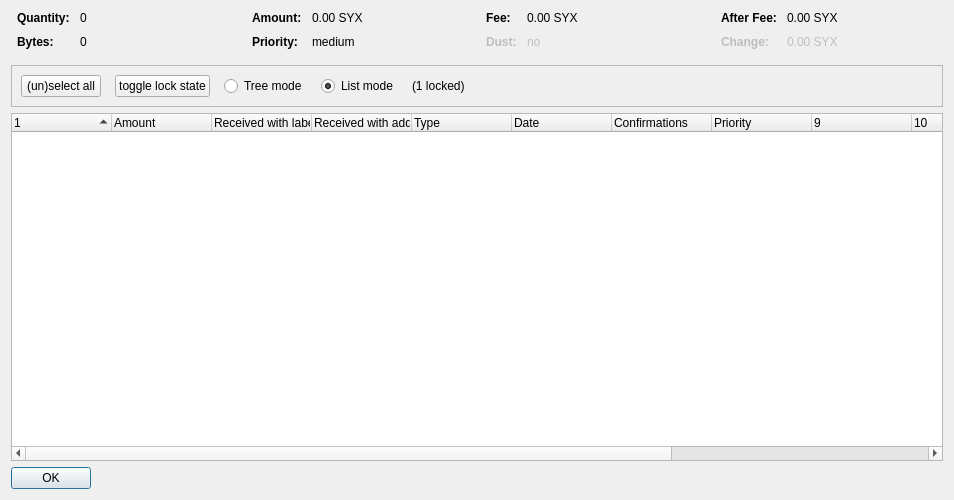
<?xml version="1.0" encoding="UTF-8"?>
<ui version="4.0">
 <class>CoinControlDialog</class>
 <widget class="QDialog" name="CoinControlDialog">
  <property name="geometry">
   <rect>
    <x>0</x>
    <y>0</y>
    <width>954</width>
    <height>500</height>
   </rect>
  </property>
  <property name="windowTitle">
   <string>Coin Selection</string>
  </property>
  <layout class="QVBoxLayout" name="verticalLayout">
   <item>
    <layout class="QHBoxLayout" name="horizontalLayoutTop" stretch="0,0,0,0">
     <property name="topMargin">
      <number>0</number>
     </property>
     <property name="bottomMargin">
      <number>10</number>
     </property>
     <item>
      <layout class="QFormLayout" name="formLayoutCoinControl1">
       <property name="horizontalSpacing">
        <number>10</number>
       </property>
       <property name="verticalSpacing">
        <number>10</number>
       </property>
       <property name="leftMargin">
        <number>6</number>
       </property>
       <property name="rightMargin">
        <number>6</number>
       </property>
       <item row="0" column="0">
        <widget class="QLabel" name="labelCoinControlQuantityText">
         <property name="font">
          <font>
           <weight>75</weight>
           <bold>true</bold>
          </font>
         </property>
         <property name="text">
          <string>Quantity:</string>
         </property>
        </widget>
       </item>
       <item row="0" column="1">
        <widget class="QLabel" name="labelCoinControlQuantity">
         <property name="cursor">
          <cursorShape>IBeamCursor</cursorShape>
         </property>
         <property name="contextMenuPolicy">
          <enum>Qt::ActionsContextMenu</enum>
         </property>
         <property name="text">
          <string notr="true">0</string>
         </property>
         <property name="textInteractionFlags">
          <set>Qt::LinksAccessibleByMouse|Qt::TextSelectableByKeyboard|Qt::TextSelectableByMouse</set>
         </property>
        </widget>
       </item>
       <item row="1" column="0">
        <widget class="QLabel" name="labelCoinControlBytesText">
         <property name="font">
          <font>
           <weight>75</weight>
           <bold>true</bold>
          </font>
         </property>
         <property name="text">
          <string>Bytes:</string>
         </property>
        </widget>
       </item>
       <item row="1" column="1">
        <widget class="QLabel" name="labelCoinControlBytes">
         <property name="cursor">
          <cursorShape>IBeamCursor</cursorShape>
         </property>
         <property name="contextMenuPolicy">
          <enum>Qt::ActionsContextMenu</enum>
         </property>
         <property name="text">
          <string notr="true">0</string>
         </property>
         <property name="textInteractionFlags">
          <set>Qt::LinksAccessibleByMouse|Qt::TextSelectableByKeyboard|Qt::TextSelectableByMouse</set>
         </property>
        </widget>
       </item>
      </layout>
     </item>
     <item>
      <layout class="QFormLayout" name="formLayoutCoinControl2">
       <property name="horizontalSpacing">
        <number>10</number>
       </property>
       <property name="verticalSpacing">
        <number>10</number>
       </property>
       <property name="leftMargin">
        <number>6</number>
       </property>
       <property name="rightMargin">
        <number>6</number>
       </property>
       <item row="0" column="0">
        <widget class="QLabel" name="labelCoinControlAmountText">
         <property name="font">
          <font>
           <weight>75</weight>
           <bold>true</bold>
          </font>
         </property>
         <property name="text">
          <string>Amount:</string>
         </property>
        </widget>
       </item>
       <item row="0" column="1">
        <widget class="QLabel" name="labelCoinControlAmount">
         <property name="cursor">
          <cursorShape>IBeamCursor</cursorShape>
         </property>
         <property name="contextMenuPolicy">
          <enum>Qt::ActionsContextMenu</enum>
         </property>
         <property name="text">
          <string notr="true">0.00 SYX</string>
         </property>
         <property name="textInteractionFlags">
          <set>Qt::LinksAccessibleByMouse|Qt::TextSelectableByKeyboard|Qt::TextSelectableByMouse</set>
         </property>
        </widget>
       </item>
       <item row="1" column="0">
        <widget class="QLabel" name="labelCoinControlPriorityText">
         <property name="font">
          <font>
           <weight>75</weight>
           <bold>true</bold>
          </font>
         </property>
         <property name="text">
          <string>Priority:</string>
         </property>
        </widget>
       </item>
       <item row="1" column="1">
        <widget class="QLabel" name="labelCoinControlPriority">
         <property name="cursor">
          <cursorShape>IBeamCursor</cursorShape>
         </property>
         <property name="contextMenuPolicy">
          <enum>Qt::ActionsContextMenu</enum>
         </property>
         <property name="text">
          <string>medium</string>
         </property>
         <property name="textInteractionFlags">
          <set>Qt::LinksAccessibleByMouse|Qt::TextSelectableByKeyboard|Qt::TextSelectableByMouse</set>
         </property>
        </widget>
       </item>
      </layout>
     </item>
     <item>
      <layout class="QFormLayout" name="formLayoutCoinControl3">
       <property name="horizontalSpacing">
        <number>10</number>
       </property>
       <property name="verticalSpacing">
        <number>10</number>
       </property>
       <property name="leftMargin">
        <number>6</number>
       </property>
       <property name="rightMargin">
        <number>6</number>
       </property>
       <item row="0" column="0">
        <widget class="QLabel" name="labelCoinControlFeeText">
         <property name="font">
          <font>
           <weight>75</weight>
           <bold>true</bold>
          </font>
         </property>
         <property name="text">
          <string>Fee:</string>
         </property>
        </widget>
       </item>
       <item row="0" column="1">
        <widget class="QLabel" name="labelCoinControlFee">
         <property name="cursor">
          <cursorShape>IBeamCursor</cursorShape>
         </property>
         <property name="contextMenuPolicy">
          <enum>Qt::ActionsContextMenu</enum>
         </property>
         <property name="text">
          <string notr="true">0.00 SYX</string>
         </property>
         <property name="textInteractionFlags">
          <set>Qt::LinksAccessibleByMouse|Qt::TextSelectableByKeyboard|Qt::TextSelectableByMouse</set>
         </property>
        </widget>
       </item>
       <item row="1" column="0">
        <widget class="QLabel" name="labelCoinControlLowOutputText">
         <property name="enabled">
          <bool>false</bool>
         </property>
         <property name="font">
          <font>
           <weight>75</weight>
           <bold>true</bold>
          </font>
         </property>
         <property name="text">
          <string>Dust:</string>
         </property>
        </widget>
       </item>
       <item row="1" column="1">
        <widget class="QLabel" name="labelCoinControlLowOutput">
         <property name="enabled">
          <bool>false</bool>
         </property>
         <property name="cursor">
          <cursorShape>IBeamCursor</cursorShape>
         </property>
         <property name="contextMenuPolicy">
          <enum>Qt::ActionsContextMenu</enum>
         </property>
         <property name="text">
          <string>no</string>
         </property>
         <property name="textInteractionFlags">
          <set>Qt::LinksAccessibleByMouse|Qt::TextSelectableByKeyboard|Qt::TextSelectableByMouse</set>
         </property>
        </widget>
       </item>
      </layout>
     </item>
     <item>
      <layout class="QFormLayout" name="formLayoutCoinControl4">
       <property name="horizontalSpacing">
        <number>10</number>
       </property>
       <property name="verticalSpacing">
        <number>10</number>
       </property>
       <property name="leftMargin">
        <number>6</number>
       </property>
       <property name="rightMargin">
        <number>6</number>
       </property>
       <item row="0" column="0">
        <widget class="QLabel" name="labelCoinControlAfterFeeText">
         <property name="font">
          <font>
           <weight>75</weight>
           <bold>true</bold>
          </font>
         </property>
         <property name="text">
          <string>After Fee:</string>
         </property>
        </widget>
       </item>
       <item row="0" column="1">
        <widget class="QLabel" name="labelCoinControlAfterFee">
         <property name="cursor">
          <cursorShape>IBeamCursor</cursorShape>
         </property>
         <property name="contextMenuPolicy">
          <enum>Qt::ActionsContextMenu</enum>
         </property>
         <property name="text">
          <string notr="true">0.00 SYX</string>
         </property>
         <property name="textInteractionFlags">
          <set>Qt::LinksAccessibleByMouse|Qt::TextSelectableByKeyboard|Qt::TextSelectableByMouse</set>
         </property>
        </widget>
       </item>
       <item row="1" column="0">
        <widget class="QLabel" name="labelCoinControlChangeText">
         <property name="enabled">
          <bool>false</bool>
         </property>
         <property name="font">
          <font>
           <weight>75</weight>
           <bold>true</bold>
          </font>
         </property>
         <property name="text">
          <string>Change:</string>
         </property>
        </widget>
       </item>
       <item row="1" column="1">
        <widget class="QLabel" name="labelCoinControlChange">
         <property name="enabled">
          <bool>false</bool>
         </property>
         <property name="cursor">
          <cursorShape>IBeamCursor</cursorShape>
         </property>
         <property name="contextMenuPolicy">
          <enum>Qt::ActionsContextMenu</enum>
         </property>
         <property name="text">
          <string notr="true">0.00 SYX</string>
         </property>
         <property name="textInteractionFlags">
          <set>Qt::LinksAccessibleByMouse|Qt::TextSelectableByKeyboard|Qt::TextSelectableByMouse</set>
         </property>
        </widget>
       </item>
      </layout>
     </item>
    </layout>
   </item>
   <item>
    <widget class="QFrame" name="frame">
     <property name="minimumSize">
      <size>
       <width>0</width>
       <height>40</height>
      </size>
     </property>
     <property name="frameShape">
      <enum>QFrame::StyledPanel</enum>
     </property>
     <property name="frameShadow">
      <enum>QFrame::Sunken</enum>
     </property>
     <layout class="QHBoxLayout" name="horizontalLayout">
      <item>
       <layout class="QHBoxLayout" name="horizontalLayoutPanel" stretch="0,0,0,0,0,0">
        <property name="spacing">
         <number>14</number>
        </property>
        <item>
         <widget class="QPushButton" name="pushButtonSelectAll">
          <property name="sizePolicy">
           <sizepolicy hsizetype="Maximum" vsizetype="Fixed">
            <horstretch>0</horstretch>
            <verstretch>0</verstretch>
           </sizepolicy>
          </property>
          <property name="text">
           <string>(un)select all</string>
          </property>
          <property name="autoDefault">
           <bool>false</bool>
          </property>
         </widget>
        </item>
        <item>
         <widget class="QPushButton" name="pushButtonToggleLock">
          <property name="sizePolicy">
           <sizepolicy hsizetype="Maximum" vsizetype="Fixed">
            <horstretch>0</horstretch>
            <verstretch>0</verstretch>
           </sizepolicy>
          </property>
          <property name="text">
           <string>toggle lock state</string>
          </property>
          <property name="autoDefault">
           <bool>false</bool>
          </property>
         </widget>
        </item>
        <item>
         <widget class="QRadioButton" name="radioTreeMode">
          <property name="sizePolicy">
           <sizepolicy hsizetype="Maximum" vsizetype="Fixed">
            <horstretch>0</horstretch>
            <verstretch>0</verstretch>
           </sizepolicy>
          </property>
          <property name="text">
           <string>Tree mode</string>
          </property>
         </widget>
        </item>
        <item>
         <widget class="QRadioButton" name="radioListMode">
          <property name="sizePolicy">
           <sizepolicy hsizetype="Maximum" vsizetype="Fixed">
            <horstretch>0</horstretch>
            <verstretch>0</verstretch>
           </sizepolicy>
          </property>
          <property name="text">
           <string>List mode</string>
          </property>
          <property name="checked">
           <bool>true</bool>
          </property>
         </widget>
        </item>
        <item>
         <widget class="QLabel" name="labelLocked">
          <property name="text">
           <string>(1 locked)</string>
          </property>
         </widget>
        </item>
        <item>
         <spacer name="horizontalSpacer">
          <property name="orientation">
           <enum>Qt::Horizontal</enum>
          </property>
          <property name="sizeHint" stdset="0">
           <size>
            <width>40</width>
            <height>20</height>
           </size>
          </property>
         </spacer>
        </item>
       </layout>
      </item>
     </layout>
    </widget>
   </item>
   <item>
    <widget class="CoinControlTreeWidget" name="treeWidget">
     <property name="contextMenuPolicy">
      <enum>Qt::CustomContextMenu</enum>
     </property>
     <property name="sortingEnabled">
      <bool>false</bool>
     </property>
     <property name="columnCount">
      <number>13</number>
     </property>
     <attribute name="headerShowSortIndicator" stdset="0">
      <bool>true</bool>
     </attribute>
     <attribute name="headerStretchLastSection">
      <bool>false</bool>
     </attribute>
     <column>
      <property name="text">
       <string/>
      </property>
     </column>
     <column>
      <property name="text">
       <string>Amount</string>
      </property>
     </column>
     <column>
      <property name="text">
       <string>Received with label</string>
      </property>
     </column>
     <column>
      <property name="text">
       <string>Received with address</string>
      </property>
     </column>
     <column>
      <property name="text">
	<string>Type</string>
      </property>
     </column>
     <column>
      <property name="text">	 
       <string>Date</string>
      </property>
     </column>
     <column>
      <property name="text">
       <string>Confirmations</string>
      </property>
      <property name="toolTip">
       <string>Confirmed</string>
      </property>
     </column>
     <column>
      <property name="text">
       <string>Priority</string>
      </property>
     </column>
     <column>
      <property name="text">
       <string/>
      </property>
     </column>
     <column>
      <property name="text">
       <string/>
      </property>
     </column>
     <column>
      <property name="text">
       <string/>
      </property>
     </column>
     <column>
      <property name="text">
       <string/>
      </property>
     </column>
     <column>
      <property name="text">
       <string/>
      </property>
     </column>
    </widget>
   </item>
   <item>
    <widget class="QDialogButtonBox" name="buttonBox">
     <property name="sizePolicy">
      <sizepolicy hsizetype="Maximum" vsizetype="Fixed">
       <horstretch>0</horstretch>
       <verstretch>0</verstretch>
      </sizepolicy>
     </property>
     <property name="orientation">
      <enum>Qt::Horizontal</enum>
     </property>
     <property name="standardButtons">
      <set>QDialogButtonBox::Ok</set>
     </property>
    </widget>
   </item>
  </layout>
 </widget>
 <customwidgets>
  <customwidget>
   <class>CoinControlTreeWidget</class>
   <extends>QTreeWidget</extends>
   <header>coincontroltreewidget.h</header>
  </customwidget>
 </customwidgets>
 <resources/>
 <connections/>
</ui>
